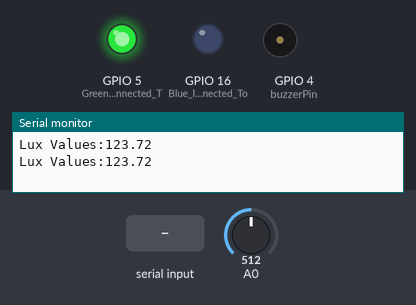
A program run on a simulated ESP8266 (NodeMCU). On the bench: output pins drawn as LEDs (lit = HIGH), buzzer (waves = sounding), the last lines printed to the serial monitor. The inputs (shaded band) are chosen by the test bench; at power-on: A0 = 512.

Above: at 2.8 s.
2.9 s: A0 set to 344
6.2 s: A0 set to 313
At 9.3 s:
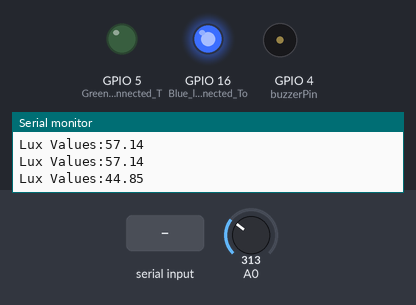
10.5 s: "b" received over Serial
At 12.8 s:
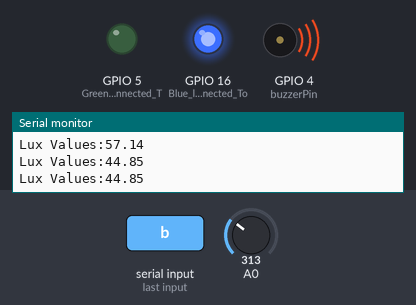
Timing chart, 0 to 18.5 s (numbered marks = the images above; inputs shaded):
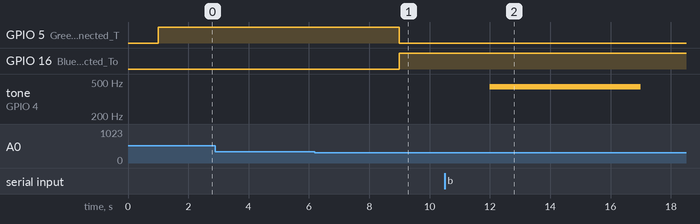

Measured:
- the behaviour switches between 326 and 325 on A0 (found by bisection; images 0 and 1)
- after the input at 6.2 s, GPIO 5 (Green_Led_Pin_Connected_T): HIGH → LOW after 2.8 s; GPIO 16 (Blue_led_Pin_Connected_To): LOW → HIGH after 2.8 s
- after the input at 10.5 s, tone on GPIO 4 (buzzerPin): silent → 440 Hz after 1.5 s, → silent 5.0 s later

The program:

main.cpp
```cpp
#include <Arduino.h>

int buzzerPin = 4;

void setup() {
  // initialize serial communication at 9600 bits per second:
  Serial.begin(9600);
  pinMode(buzzerPin,OUTPUT);
  pinMode(16,HIGH);  // Blue led Pin Connected To D0 Pin
  pinMode(5,HIGH);  // Green Led Pin Connected To D1 Pin
  pinMode(4,HIGH);  // Red Led Connected To D2 Pin

}


void loop() {
  // // read the input on analog pin 0:
   int sensorValue = analogRead(A0);
  // // Convert the analog reading to Lux
   float lux = 122.86* (sensorValue * (3.3 / 1023.0)) - 79.195;
  // // print out the value you read:
   Serial.print("Lux Values:");
   Serial.println(lux);
   delay(1000);

   if(lux < 10){
       tone(buzzerPin, 440);
       delay(5000);
       noTone(buzzerPin);
       delay(5000);
   }else if (lux >= 10 && lux < 50 ){
    digitalWrite(16,HIGH);
    digitalWrite(5,LOW);
    digitalWrite(4,LOW);
    delay(1000);
   }else if(lux >= 50 && lux < 200){
    digitalWrite(16,LOW);
    digitalWrite(5,HIGH);
    digitalWrite(4,LOW);
    delay(1000);
   }else if( lux > 300){
    digitalWrite(16,LOW);
    digitalWrite(5,LOW);
    digitalWrite(4,HIGH);
    delay(3000);
   }


   while (Serial.available() > 0){
     int input = Serial.read();
     if(input == 'b' || input == 'B'){

          tone(buzzerPin, 440);
          delay(5000);
          noTone(buzzerPin);
          delay(5000);
      }
   }
}
```
